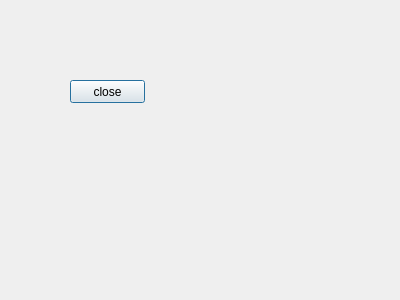
<?xml version="1.0" encoding="UTF-8"?>
<ui version="4.0">
 <class>Dialog</class>
 <widget class="QDialog" name="Dialog">
  <property name="geometry">
   <rect>
    <x>0</x>
    <y>0</y>
    <width>400</width>
    <height>300</height>
   </rect>
  </property>
  <property name="windowTitle">
   <string>Dialog</string>
  </property>
  <widget class="QPushButton" name="pushButton">
   <property name="geometry">
    <rect>
     <x>70</x>
     <y>80</y>
     <width>75</width>
     <height>23</height>
    </rect>
   </property>
   <property name="text">
    <string>close</string>
   </property>
  </widget>
 </widget>
 <resources/>
 <connections>
  <connection>
   <sender>pushButton</sender>
   <signal>clicked()</signal>
   <receiver>Dialog</receiver>
   <slot>close()</slot>
   <hints>
    <hint type="sourcelabel">
     <x>94</x>
     <y>89</y>
    </hint>
    <hint type="destinationlabel">
     <x>230</x>
     <y>12</y>
    </hint>
   </hints>
  </connection>
 </connections>
</ui>
